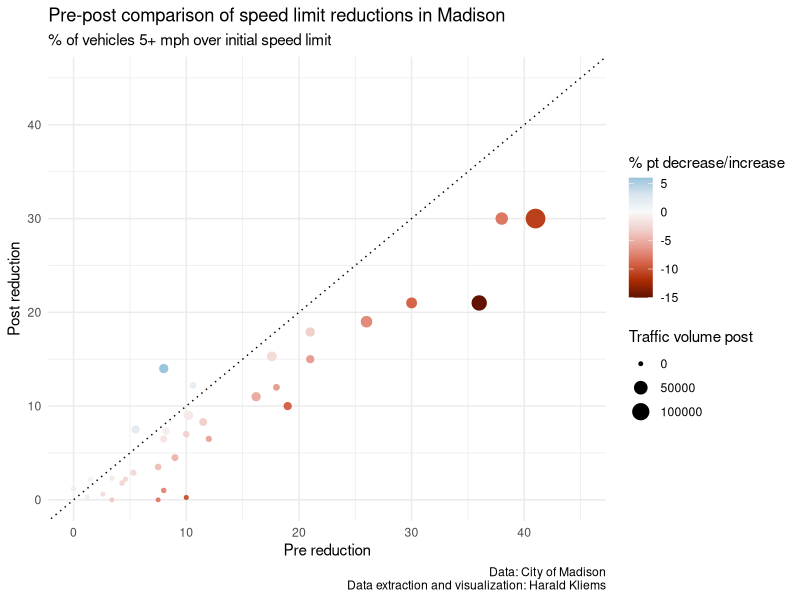

This figure's R source:
## ---- chunk 1

library(tidyverse)
library(colorspace)

speed <- read_csv("data/Vision_Zero_speed_limit_reduction_data.csv")

chart <- speed |> 
  mutate(inc_dec = if_else(pct_y_1 > pct_y_2, "decrease", "increase"),
         inc_dec_pct = pct_y_2 - pct_y_1,
         volume_y_2 = pct_y_2 * n_y_2) |> 
  ggplot(aes(pct_y_1, pct_y_2, color = inc_dec_pct, size = volume_y_2)) +
  geom_point() +
  scale_color_continuous_divergingx(name = "% pt decrease/increase", palette = 'RdBu', mid = 0) +
  # scale_color_distiller(name = "% pt decrease/increase", type = "div", palette = "BrBG") +
  scale_size(name = "Traffic volume post") +
  geom_abline(slope = 1, intercept = 0, linetype = 3) +
  labs(x = "Pre reduction",
       y = "Post reduction",
       title = "Pre-post comparison of speed limit reductions in Madison",
       subtitle = "% of vehicles 5+ mph over initial speed limit",
       caption = "Data: City of Madison\nData extraction and visualization: Harald Kliems") +
  xlim(0,45) +
  ylim(0,45) +
    theme_minimal()

chart
